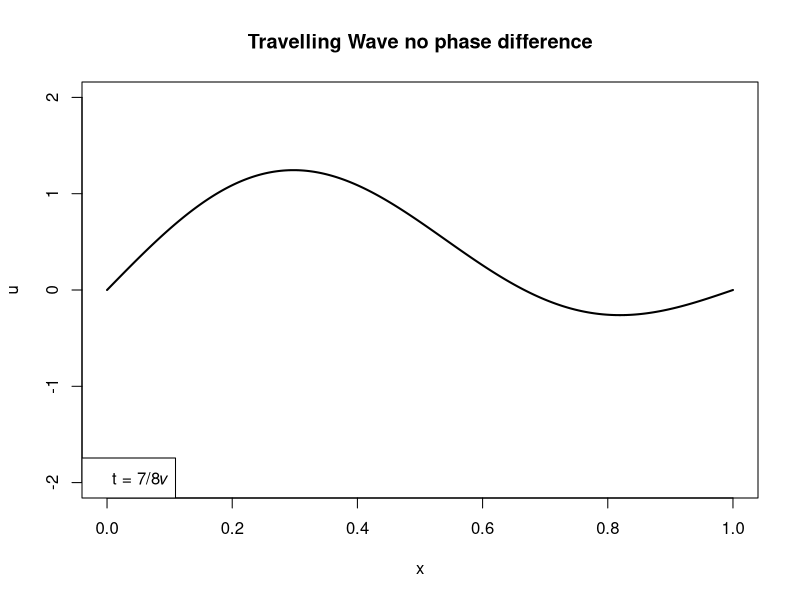

The R source for this figure:
# Assuming
L <- 1

# X-axis and Y-axis values
x_values <- seq(0, L, length.out = 1000)
u_values <- (sqrt(2) / 2) * (sin(pi * x_values / L) + sin(2 * pi * x_values / L))

# Final plot
plot(x_values, u_values, type = "l", lwd = 2, xlim = c(0, L), ylim = c(-2, 2), 
     xlab = "x", ylab = "u", main = "Travelling Wave no phase difference")

# Label
legend("bottomleft", legend = "t = 7/8𝜈")